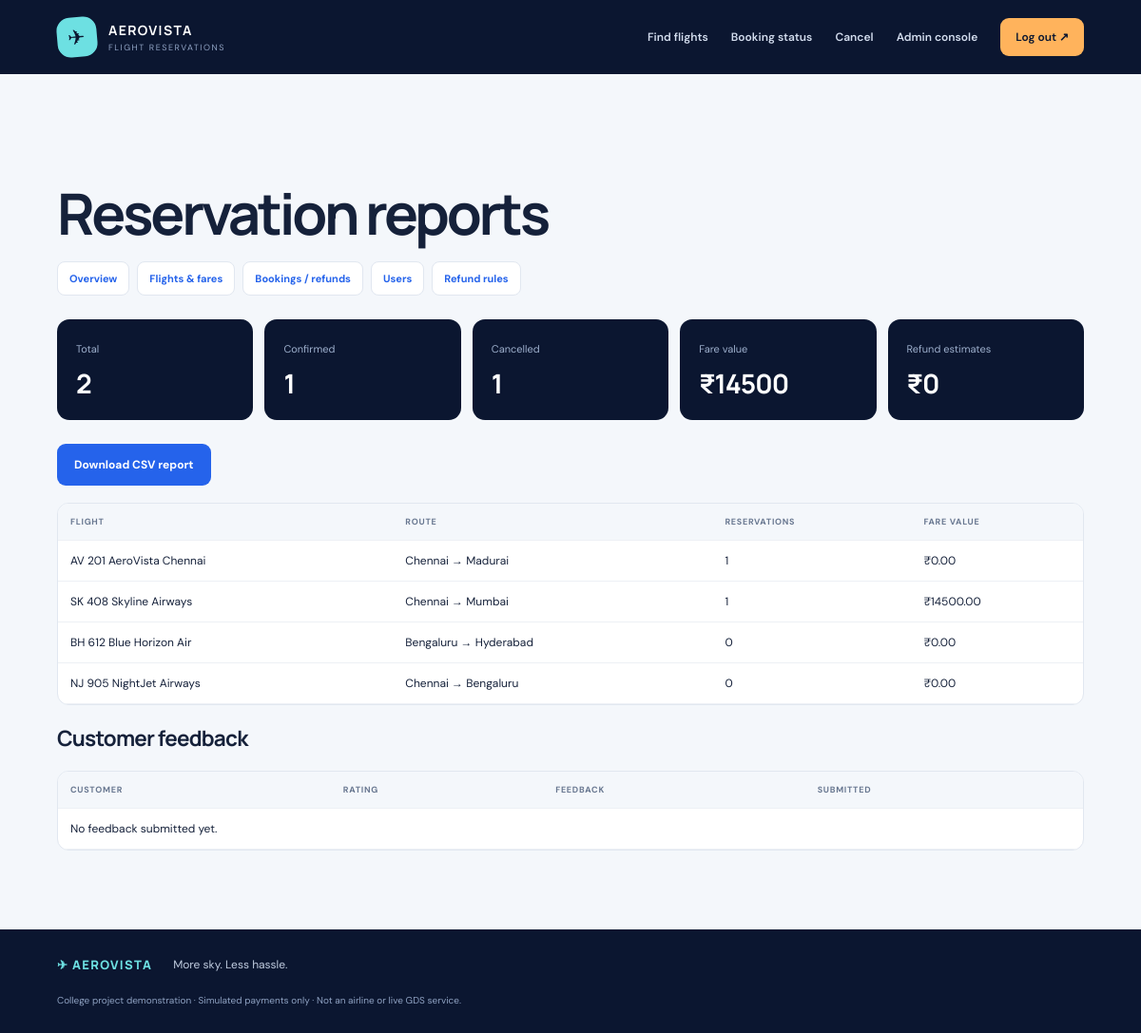
The page /admin/reports (signed in) on the database its author committed.
### tables this page shows
CREATE TABLE flights(id INTEGER PRIMARY KEY,number TEXT UNIQUE NOT NULL,name TEXT NOT NULL,origin TEXT NOT NULL,destination TEXT NOT NULL,departure TEXT NOT NULL,arrival TEXT NOT NULL,journey_date TEXT NOT NULL,zone TEXT DEFAULT 'South',active INTEGER DEFAULT 1);

### app.py (the view)
@app.route("/admin/reports")
@admin_required
def reports():
 with db() as c:
  summary=c.execute("SELECT COUNT(*) total,SUM(status='CONFIRMED') confirmed,SUM(status='CANCELLED') cancelled,COALESCE(SUM(CASE WHEN status='CONFIRMED' THEN total_fare ELSE 0 END),0) revenue,COALESCE(SUM(CASE WHEN status='CANCELLED' THEN refund_amount ELSE 0 END),0) refunds FROM bookings").fetchone()
  rows=c.execute("SELECT t.number,t.name,t.origin,t.destination,COUNT(b.id) bookings,COALESCE(SUM(CASE WHEN b.status='CONFIRMED' THEN b.total_fare ELSE 0 END),0) revenue FROM flights t LEFT JOIN bookings b ON b.flight_id=t.id GROUP BY t.id ORDER BY bookings DESC").fetchall()
 feedback_rows=c.execute("SELECT f.*,u.name,u.email FROM feedback f JOIN users u ON u.id=f.user_id ORDER BY f.created_at DESC").fetchall()
 return render_template("admin/reports.html",s=summary,rows=rows,feedback_rows=feedback_rows)

### app.py (called while the page is built)
def db():
 c=sqlite3.connect(DB); c.row_factory=sqlite3.Row; c.execute("PRAGMA foreign_keys=ON"); return c

def me():
 if not session.get("uid"): return None
 with db() as c: return c.execute("SELECT id,name,email,role FROM users WHERE id=?",(session["uid"],)).fetchone()

def admin_required(f):
 @wraps(f)
 def w(*a,**k):
  u=me()
  if not u or u["role"]!="admin": flash("Administrator access required.","danger"); return redirect(url_for("login"))
  return f(*a,**k)
 return w

@app.context_processor
def ctx(): return {"current_user":me(),"today":date.today().isoformat()}

### templates/admin/reports.html
{% extends "base.html" %}{% block content %}<section class="content"><h1>Reservation reports</h1><div class="adminnav"><a href="{{ url_for('admin') }}">Overview</a><a href="{{ url_for('admin_flights') }}">Flights & fares</a><a href="{{ url_for('admin_bookings') }}">Bookings / refunds</a><a href="{{ url_for('admin_users') }}">Users</a><a href="{{ url_for('rules') }}">Refund rules</a></div><div class="stats">{% for k,v in [('Total',s.total or 0),('Confirmed',s.confirmed or 0),('Cancelled',s.cancelled or 0),('Fare value','₹%.0f'|format(s.revenue or 0)),('Refund estimates','₹%.0f'|format(s.refunds or 0))] %}<div><small>{{ k }}</small><h2>{{ v }}</h2></div>{% endfor %}</div><a class="btn" href="{{ url_for('csv_report') }}">Download CSV report</a><div class="tablewrap"><table><tr><th>Flight</th><th>Route</th><th>Reservations</th><th>Fare value</th></tr>{% for r in rows %}<tr><td>{{ r.number }} {{ r.name }}</td><td>{{ r.origin }} → {{ r.destination }}</td><td>{{ r.bookings }}</td><td>₹{{ "%.2f"|format(r.revenue) }}</td></tr>{% endfor %}</table></div><h2>Customer feedback</h2><div class="tablewrap"><table><tr><th>Customer</th><th>Rating</th><th>Feedback</th><th>Submitted</th></tr>{% for f in feedback_rows %}<tr><td>{{ f.name }}<small>{{ f.email }}</small></td><td>{{ f.rating }}/5</td><td>{{ f.message }}</td><td>{{ f.created_at }}</td></tr>{% else %}<tr><td colspan="4">No feedback submitted yet.</td></tr>{% endfor %}</table></div></section>{% endblock %}

### static/style.css (style rules this page uses)
:root { --navy:#0b1630;--navy2:#13264a;--blue:#2563eb;--cyan:#6de0e2;--orange:#ffb35c;--ink:#15213a;--muted:#6f7d93;--paper:#f4f7fb;--line:#e1e7f0;--white:#fff;--shadow:0 20px 60px rgba(11,22,48,.09) }
* { box-sizing:border-box }
html { scroll-behavior:smooth }
body { margin:0;background:var(--paper);color:var(--ink);font-family:'DM Sans',sans-serif;font-size:15px }
a { color:var(--blue);text-decoration:none }
h1,h2,h3,b,strong { font-family:Manrope,'DM Sans',sans-serif }
h1 { font-size:clamp(2.2rem,5vw,4.3rem);letter-spacing:-.055em;line-height:1.04;margin:15px 0 }
h2 { letter-spacing:-.035em }
.btn { display:inline-flex;justify-content:center;align-items:center;gap:12px;border:0;border-radius:9px;padding:14px 18px;background:var(--blue);color:white;font:700 12px 'DM Sans';cursor:pointer;transition:transform .15s,background .15s }
.content { max-width:1250px;margin:0 auto;padding:100px 5% 65px }
.adminnav { display:flex;flex-wrap:wrap;gap:8px;margin:20px 0 }
.adminnav a { background:white;border:1px solid var(--line);padding:10px 12px;border-radius:8px;font-size:11px;font-weight:700 }
.stats { display:grid;grid-template-columns:repeat(auto-fit,minmax(150px,1fr));gap:12px;margin:25px 0 }
.stats>div { background:var(--navy);color:white;border-radius:13px;padding:20px }
.stats small { color:#9eb0cd;font-size:11px }
.stats h2 { font-size:28px;margin:8px 0 0 }
.tablewrap { overflow-x:auto;background:white;border:1px solid var(--line);border-radius:12px;margin:18px 0 }
table { width:100%;border-collapse:collapse;font-size:12px }
th,td { text-align:left;padding:13px;border-bottom:1px solid #edf0f5;vertical-align:top }
th { background:#f4f7fb;color:#687790;font-size:9px;letter-spacing:.08em;text-transform:uppercase }

### rows shown on the page
flights: number "AV 201", name "AeroVista Chennai", origin "Chennai", destination "Madurai", bookings "1", revenue "0.00"
flights: number "SK 408", name "Skyline Airways", origin "Chennai", destination "Mumbai", bookings "1", revenue "14500.00"
flights: number "BH 612", name "Blue Horizon Air", origin "Bengaluru", destination "Hyderabad", bookings "0", revenue "0.00"
flights: number "NJ 905", name "NightJet Airways", origin "Chennai", destination "Bengaluru", bookings "0", revenue "0.00"

### other values the page prints
{{ k }} "Total" "Confirmed" "Cancelled" "Fare value" "Refund estimates"
{{ v }} "2" "1" "1" "₹14500" "₹0"
